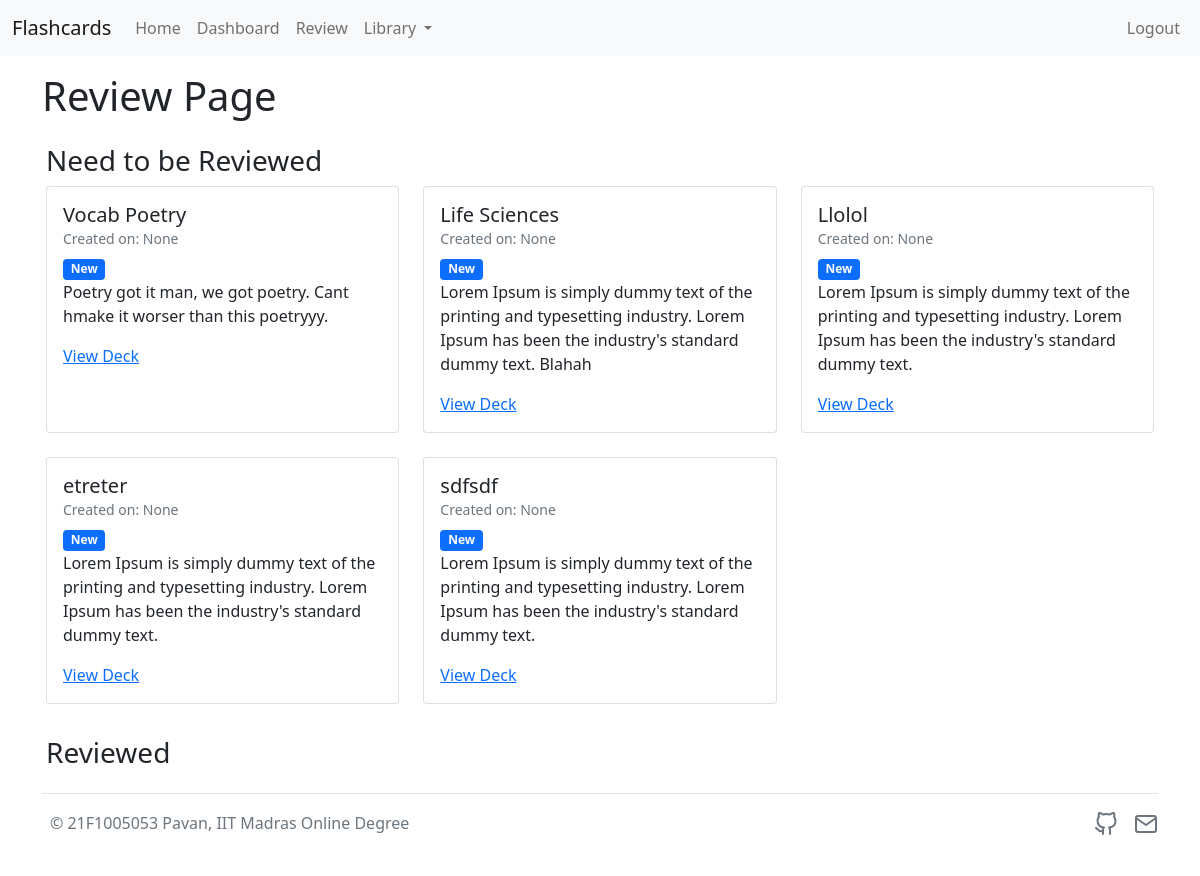
Screenshot of /review (signed in) with the database file from the repository.
### application/models.py (models this page shows)
class Decks(db.Model):
    __tablename__ = 'decks'
    deck_id = db.Column(db.Integer, autoincrement=True,  primary_key=True)
    deck_name = db.Column(db.String(50))
    deck_description = db.Column(db.String)
    access_time = db.Column(db.DateTime)
    last_review = db.Column(db.DateTime)
    score = db.Column(db.Integer)
    id = db.Column(db.Integer, db.ForeignKey('user.id'), nullable=False)

### application/controllers.py (the view)
@app.route("/review")
@login_required
def review():
    user = flask_login.current_user
    print(user.id)
    decks=[]
    decks = db.session.query(Decks).filter(Decks.id==user.id).filter(Decks.last_review!=None).order_by(Decks.last_review.desc())
    review = db.session.query(Decks).filter(Decks.id==user.id).filter(Decks.last_review==None).order_by(Decks.access_time.desc())
    return render_template('review.html', decks=decks, review=review)

### templates/review.html (shortened to what this page needs)
{% extends "base.html" %}
{% block content %}
<div class="container">
  <div class="jumbatron" style="margin-top: 1rem;">
      <h1>Review Page</h1>
  </div>
</div>
<div class="container" style="padding:1rem">
    <div class="row row-cols-2">
        <h3>Need to be Reviewed</h3>
    </div>
    <div class="row row-cols-1 row-cols-md-3 g-4">
        {% for deck in review %}
          {% if not deck.last_review %}
            <div class="col">
                <div class="card h-100">
                    <div class="card-body">
                        <h5 class="card-title">{{ deck.deck_name }}</h5>
                        <h6 class="small card-subtitle mb-2 text-muted">Created on: {{ deck.access_time }}</h6>
                        <span class="badge bg-primary">New</span>
                        <p class="card-text">{{ deck.deck_description }}</p>
                        <a href="{{ url_for('deck', deck_id=deck.deck_id) }}" class="card-link stretched-link">View Deck</a>
                    </div>
                </div>
            </div>
            {% endif %}
        {% endfor %}
      </div>
</div>
<div class="container" style="padding:1rem">
    <div class="row row-cols-2">
        <h3>Reviewed</h3>
    </div>
</div>
{% endblock %}

### rows the page displays
Decks: deck_name "Vocab Poetry", access_time "None", deck_description "Poetry got it man, we got poetry. Cant hmake it worser than this poetryyy."
Decks: deck_name "Life Sciences", access_time "None", deck_description "Lorem Ipsum is simply dummy text of the printing and typesetting industry. Lorem Ipsum has been the industry's standard dummy text. Blahah"
Decks: deck_name "Llolol", access_time "None", deck_description "Lorem Ipsum is simply dummy text of the printing and typesetting industry. Lorem Ipsum has been the industry's standard dummy text."
Decks: deck_name "etreter", access_time "None", deck_description "Lorem Ipsum is simply dummy text of the printing and typesetting industry. Lorem Ipsum has been the industry's standard dummy text."
Decks: deck_name "sdfsdf", access_time "None", deck_description "Lorem Ipsum is simply dummy text of the printing and typesetting industry. Lorem Ipsum has been the industry's standard dummy text."
